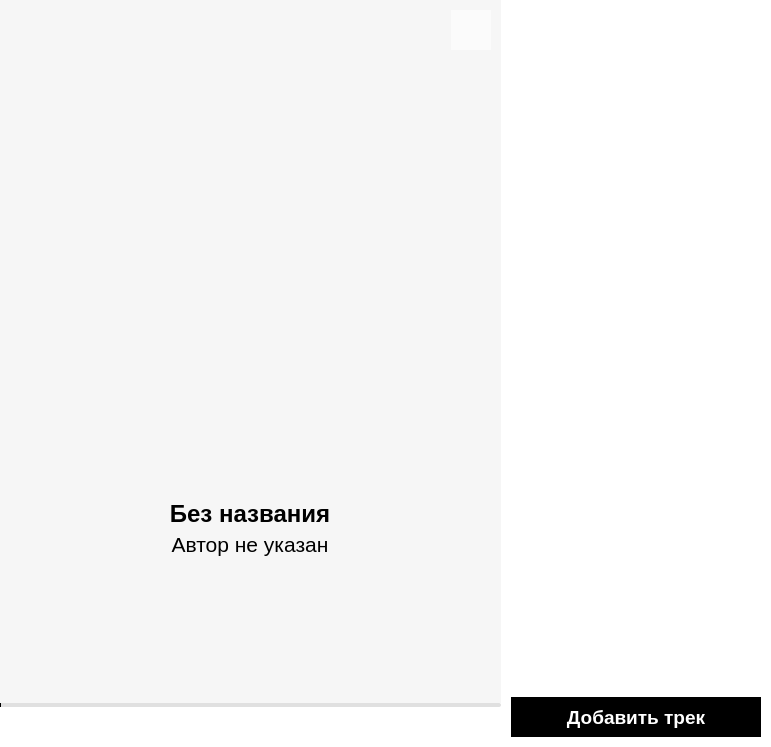
<?xml version="1.0" encoding="UTF-8"?>
<ui version="4.0">
 <class>MainWindow</class>
 <widget class="QMainWindow" name="MainWindow">
  <property name="geometry">
   <rect>
    <x>0</x>
    <y>0</y>
    <width>771</width>
    <height>747</height>
   </rect>
  </property>
  <property name="sizePolicy">
   <sizepolicy hsizetype="Expanding" vsizetype="Expanding">
    <horstretch>0</horstretch>
    <verstretch>0</verstretch>
   </sizepolicy>
  </property>
  <property name="windowTitle">
   <string>MainWindow</string>
  </property>
  <property name="styleSheet">
   <string notr="true"/>
  </property>
  <widget class="QWidget" name="centralwidget">
   <property name="sizePolicy">
    <sizepolicy hsizetype="Expanding" vsizetype="Expanding">
     <horstretch>0</horstretch>
     <verstretch>0</verstretch>
    </sizepolicy>
   </property>
   <layout class="QHBoxLayout" name="horizontalLayout" stretch="3,1">
    <property name="spacing">
     <number>0</number>
    </property>
    <property name="leftMargin">
     <number>0</number>
    </property>
    <property name="topMargin">
     <number>0</number>
    </property>
    <property name="rightMargin">
     <number>0</number>
    </property>
    <property name="bottomMargin">
     <number>0</number>
    </property>
    <item>
     <widget class="QWidget" name="mainSection" native="true">
      <property name="sizePolicy">
       <sizepolicy hsizetype="Expanding" vsizetype="Expanding">
        <horstretch>0</horstretch>
        <verstretch>0</verstretch>
       </sizepolicy>
      </property>
      <property name="minimumSize">
       <size>
        <width>0</width>
        <height>0</height>
       </size>
      </property>
      <property name="styleSheet">
       <string notr="true">QWidget[objectName=&quot;mainSection&quot;]{
border-image: url(:/icons/icons/defaultImg.png);
}</string>
      </property>
      <layout class="QVBoxLayout" name="verticalLayout">
       <property name="spacing">
        <number>0</number>
       </property>
       <property name="leftMargin">
        <number>0</number>
       </property>
       <property name="topMargin">
        <number>0</number>
       </property>
       <property name="rightMargin">
        <number>0</number>
       </property>
       <property name="bottomMargin">
        <number>0</number>
       </property>
       <item>
        <widget class="QWidget" name="whiteWrapper" native="true">
         <property name="sizePolicy">
          <sizepolicy hsizetype="Expanding" vsizetype="Expanding">
           <horstretch>0</horstretch>
           <verstretch>0</verstretch>
          </sizepolicy>
         </property>
         <property name="styleSheet">
          <string notr="true">background: rgba(255,255,255,110);</string>
         </property>
         <layout class="QVBoxLayout" name="verticalLayout_2" stretch="0,0,0">
          <property name="spacing">
           <number>20</number>
          </property>
          <property name="leftMargin">
           <number>0</number>
          </property>
          <property name="topMargin">
           <number>0</number>
          </property>
          <property name="rightMargin">
           <number>0</number>
          </property>
          <property name="bottomMargin">
           <number>0</number>
          </property>
          <item alignment="Qt::AlignmentFlag::AlignTop">
           <widget class="QWidget" name="headSeaction" native="true">
            <property name="sizePolicy">
             <sizepolicy hsizetype="Preferred" vsizetype="Fixed">
              <horstretch>0</horstretch>
              <verstretch>0</verstretch>
             </sizepolicy>
            </property>
            <property name="minimumSize">
             <size>
              <width>0</width>
              <height>60</height>
             </size>
            </property>
            <property name="maximumSize">
             <size>
              <width>16777215</width>
              <height>34</height>
             </size>
            </property>
            <property name="styleSheet">
             <string notr="true">background: transparent</string>
            </property>
            <layout class="QHBoxLayout" name="horizontalLayout_5">
             <property name="spacing">
              <number>0</number>
             </property>
             <property name="topMargin">
              <number>10</number>
             </property>
             <property name="rightMargin">
              <number>10</number>
             </property>
             <property name="bottomMargin">
              <number>10</number>
             </property>
             <item alignment="Qt::AlignmentFlag::AlignRight|Qt::AlignmentFlag::AlignVCenter">
              <widget class="QPushButton" name="show_hidden_button">
               <property name="sizePolicy">
                <sizepolicy hsizetype="Minimum" vsizetype="Expanding">
                 <horstretch>0</horstretch>
                 <verstretch>0</verstretch>
                </sizepolicy>
               </property>
               <property name="minimumSize">
                <size>
                 <width>40</width>
                 <height>40</height>
                </size>
               </property>
               <property name="maximumSize">
                <size>
                 <width>40</width>
                 <height>40</height>
                </size>
               </property>
               <property name="baseSize">
                <size>
                 <width>40</width>
                 <height>40</height>
                </size>
               </property>
               <property name="cursor">
                <cursorShape>PointingHandCursor</cursorShape>
               </property>
               <property name="focusPolicy">
                <enum>Qt::FocusPolicy::NoFocus</enum>
               </property>
               <property name="autoFillBackground">
                <bool>false</bool>
               </property>
               <property name="styleSheet">
                <string notr="true">background: rgba(255,255,255,150);
border: none;
transform: rotate(90deg)</string>
               </property>
               <property name="text">
                <string/>
               </property>
               <property name="icon">
                <iconset resource="../resources/res-rc.qrc">
                 <normaloff>:/icons/icons/showHide.svg</normaloff>:/icons/icons/showHide.svg</iconset>
               </property>
               <property name="iconSize">
                <size>
                 <width>20</width>
                 <height>20</height>
                </size>
               </property>
               <property name="flat">
                <bool>true</bool>
               </property>
              </widget>
             </item>
            </layout>
           </widget>
          </item>
          <item alignment="Qt::AlignmentFlag::AlignHCenter|Qt::AlignmentFlag::AlignVCenter">
           <widget class="QWidget" name="infoLayout" native="true">
            <property name="autoFillBackground">
             <bool>false</bool>
            </property>
            <property name="styleSheet">
             <string notr="true">background: transparent;
</string>
            </property>
            <layout class="QVBoxLayout" name="verticalLayout_7">
             <property name="spacing">
              <number>10</number>
             </property>
             <property name="leftMargin">
              <number>0</number>
             </property>
             <property name="topMargin">
              <number>0</number>
             </property>
             <property name="rightMargin">
              <number>0</number>
             </property>
             <property name="bottomMargin">
              <number>0</number>
             </property>
             <item>
              <widget class="QLabel" name="image">
               <property name="sizePolicy">
                <sizepolicy hsizetype="Preferred" vsizetype="Preferred">
                 <horstretch>30</horstretch>
                 <verstretch>3</verstretch>
                </sizepolicy>
               </property>
               <property name="minimumSize">
                <size>
                 <width>300</width>
                 <height>300</height>
                </size>
               </property>
               <property name="maximumSize">
                <size>
                 <width>300</width>
                 <height>300</height>
                </size>
               </property>
               <property name="layoutDirection">
                <enum>Qt::LayoutDirection::LeftToRight</enum>
               </property>
               <property name="autoFillBackground">
                <bool>false</bool>
               </property>
               <property name="styleSheet">
                <string notr="true">border-radius: 100</string>
               </property>
               <property name="frameShape">
                <enum>QFrame::Shape::NoFrame</enum>
               </property>
               <property name="frameShadow">
                <enum>QFrame::Shadow::Plain</enum>
               </property>
               <property name="text">
                <string/>
               </property>
               <property name="pixmap">
                <pixmap resource="../resources/res-rc.qrc">:/icons/icons/defaultImg.png</pixmap>
               </property>
               <property name="scaledContents">
                <bool>true</bool>
               </property>
               <property name="alignment">
                <set>Qt::AlignmentFlag::AlignCenter</set>
               </property>
               <property name="openExternalLinks">
                <bool>false</bool>
               </property>
              </widget>
             </item>
             <item>
              <widget class="QWidget" name="infoGroup" native="true">
               <property name="styleSheet">
                <string notr="true">background: none;
color: black</string>
               </property>
               <layout class="QVBoxLayout" name="verticalLayout_8">
                <property name="spacing">
                 <number>4</number>
                </property>
                <property name="leftMargin">
                 <number>0</number>
                </property>
                <property name="topMargin">
                 <number>0</number>
                </property>
                <property name="rightMargin">
                 <number>0</number>
                </property>
                <property name="bottomMargin">
                 <number>0</number>
                </property>
                <item>
                 <widget class="QLabel" name="title">
                  <property name="font">
                   <font>
                    <pointsize>18</pointsize>
                    <bold>true</bold>
                   </font>
                  </property>
                  <property name="styleSheet">
                   <string notr="true">background-color: transparent</string>
                  </property>
                  <property name="frameShadow">
                   <enum>QFrame::Shadow::Raised</enum>
                  </property>
                  <property name="lineWidth">
                   <number>1</number>
                  </property>
                  <property name="midLineWidth">
                   <number>1</number>
                  </property>
                  <property name="text">
                   <string>Без названия</string>
                  </property>
                  <property name="alignment">
                   <set>Qt::AlignmentFlag::AlignCenter</set>
                  </property>
                  <property name="wordWrap">
                   <bool>true</bool>
                  </property>
                 </widget>
                </item>
                <item>
                 <widget class="QLabel" name="artist">
                  <property name="font">
                   <font>
                    <pointsize>16</pointsize>
                   </font>
                  </property>
                  <property name="styleSheet">
                   <string notr="true">background-color: transparent</string>
                  </property>
                  <property name="text">
                   <string>Автор не указан</string>
                  </property>
                  <property name="alignment">
                   <set>Qt::AlignmentFlag::AlignCenter</set>
                  </property>
                  <property name="wordWrap">
                   <bool>true</bool>
                  </property>
                 </widget>
                </item>
               </layout>
              </widget>
             </item>
            </layout>
           </widget>
          </item>
          <item alignment="Qt::AlignmentFlag::AlignBottom">
           <widget class="QWidget" name="featureBlock" native="true">
            <property name="sizePolicy">
             <sizepolicy hsizetype="Expanding" vsizetype="Preferred">
              <horstretch>0</horstretch>
              <verstretch>0</verstretch>
             </sizepolicy>
            </property>
            <property name="autoFillBackground">
             <bool>false</bool>
            </property>
            <property name="styleSheet">
             <string notr="true">background-color: white</string>
            </property>
            <layout class="QVBoxLayout" name="verticalLayout_3">
             <property name="spacing">
              <number>0</number>
             </property>
             <property name="leftMargin">
              <number>0</number>
             </property>
             <property name="topMargin">
              <number>0</number>
             </property>
             <property name="rightMargin">
              <number>0</number>
             </property>
             <property name="bottomMargin">
              <number>0</number>
             </property>
             <item>
              <widget class="QSlider" name="timeline">
               <property name="minimumSize">
                <size>
                 <width>0</width>
                 <height>4</height>
                </size>
               </property>
               <property name="maximumSize">
                <size>
                 <width>16777215</width>
                 <height>4</height>
                </size>
               </property>
               <property name="cursor">
                <cursorShape>PointingHandCursor</cursorShape>
               </property>
               <property name="styleSheet">
                <string notr="true">QSlider::groove:horizontal {
    background: #e0e0e0;  /* Серый цвет для незаполненной части */
    height: 4px;
    border-radius: 2px;
}

QSlider::sub-page:horizontal {
    background: black;    /* Черный цвет для заполненной части */
    border-radius: 2px;
}

QSlider::handle:horizontal {
    width: 0px;          /* Скрываем ползунок */
    margin: -8px 0;
}</string>
               </property>
               <property name="maximum">
                <number>100</number>
               </property>
               <property name="tracking">
                <bool>true</bool>
               </property>
               <property name="orientation">
                <enum>Qt::Orientation::Horizontal</enum>
               </property>
               <property name="invertedAppearance">
                <bool>false</bool>
               </property>
               <property name="invertedControls">
                <bool>false</bool>
               </property>
              </widget>
             </item>
             <item alignment="Qt::AlignmentFlag::AlignHCenter|Qt::AlignmentFlag::AlignVCenter">
              <widget class="QWidget" name="featureLayout" native="true">
               <layout class="QHBoxLayout" name="horizontalLayout_2">
                <property name="spacing">
                 <number>20</number>
                </property>
                <property name="topMargin">
                 <number>0</number>
                </property>
                <property name="bottomMargin">
                 <number>0</number>
                </property>
                <item>
                 <widget class="QPushButton" name="randomButton">
                  <property name="cursor">
                   <cursorShape>PointingHandCursor</cursorShape>
                  </property>
                  <property name="focusPolicy">
                   <enum>Qt::FocusPolicy::NoFocus</enum>
                  </property>
                  <property name="styleSheet">
                   <string notr="true">QPushButton:pressed {
    border: none;            
}</string>
                  </property>
                  <property name="text">
                   <string/>
                  </property>
                  <property name="icon">
                   <iconset resource="../resources/res-rc.qrc">
                    <normaloff>:/icons/icons/random.svg</normaloff>:/icons/icons/random.svg</iconset>
                  </property>
                  <property name="iconSize">
                   <size>
                    <width>20</width>
                    <height>20</height>
                   </size>
                  </property>
                  <property name="flat">
                   <bool>true</bool>
                  </property>
                 </widget>
                </item>
                <item>
                 <widget class="QWidget" name="mainFeatureButtons" native="true">
                  <layout class="QHBoxLayout" name="horizontalLayout_4">
                   <item>
                    <widget class="QPushButton" name="prevButton">
                     <property name="cursor">
                      <cursorShape>PointingHandCursor</cursorShape>
                     </property>
                     <property name="focusPolicy">
                      <enum>Qt::FocusPolicy::NoFocus</enum>
                     </property>
                     <property name="styleSheet">
                      <string notr="true">QPushButton:pressed {
    border: none;            
}</string>
                     </property>
                     <property name="text">
                      <string/>
                     </property>
                     <property name="icon">
                      <iconset resource="../resources/res-rc.qrc">
                       <normaloff>:/icons/icons/prev.svg</normaloff>:/icons/icons/prev.svg</iconset>
                     </property>
                     <property name="iconSize">
                      <size>
                       <width>20</width>
                       <height>20</height>
                      </size>
                     </property>
                     <property name="flat">
                      <bool>true</bool>
                     </property>
                    </widget>
                   </item>
                   <item>
                    <widget class="QPushButton" name="play_pause_btn">
                     <property name="enabled">
                      <bool>true</bool>
                     </property>
                     <property name="sizePolicy">
                      <sizepolicy hsizetype="Minimum" vsizetype="Minimum">
                       <horstretch>0</horstretch>
                       <verstretch>0</verstretch>
                      </sizepolicy>
                     </property>
                     <property name="cursor">
                      <cursorShape>PointingHandCursor</cursorShape>
                     </property>
                     <property name="mouseTracking">
                      <bool>false</bool>
                     </property>
                     <property name="tabletTracking">
                      <bool>false</bool>
                     </property>
                     <property name="focusPolicy">
                      <enum>Qt::FocusPolicy::NoFocus</enum>
                     </property>
                     <property name="autoFillBackground">
                      <bool>false</bool>
                     </property>
                     <property name="styleSheet">
                      <string notr="true">QPushButton:pressed {
    border: none;            
}</string>
                     </property>
                     <property name="text">
                      <string/>
                     </property>
                     <property name="icon">
                      <iconset resource="../resources/res-rc.qrc">
                       <normaloff>:/icons/icons/play.svg</normaloff>:/icons/icons/play.svg</iconset>
                     </property>
                     <property name="iconSize">
                      <size>
                       <width>20</width>
                       <height>20</height>
                      </size>
                     </property>
                     <property name="autoDefault">
                      <bool>false</bool>
                     </property>
                     <property name="default">
                      <bool>false</bool>
                     </property>
                     <property name="flat">
                      <bool>true</bool>
                     </property>
                    </widget>
                   </item>
                   <item>
                    <widget class="QPushButton" name="nextButton">
                     <property name="cursor">
                      <cursorShape>PointingHandCursor</cursorShape>
                     </property>
                     <property name="focusPolicy">
                      <enum>Qt::FocusPolicy::NoFocus</enum>
                     </property>
                     <property name="styleSheet">
                      <string notr="true">QPushButton:pressed {
    border: none;            
}</string>
                     </property>
                     <property name="text">
                      <string/>
                     </property>
                     <property name="icon">
                      <iconset resource="../resources/res-rc.qrc">
                       <normaloff>:/icons/icons/next.svg</normaloff>:/icons/icons/next.svg</iconset>
                     </property>
                     <property name="iconSize">
                      <size>
                       <width>20</width>
                       <height>20</height>
                      </size>
                     </property>
                     <property name="flat">
                      <bool>true</bool>
                     </property>
                    </widget>
                   </item>
                  </layout>
                 </widget>
                </item>
                <item>
                 <widget class="QPushButton" name="cycleButton">
                  <property name="cursor">
                   <cursorShape>PointingHandCursor</cursorShape>
                  </property>
                  <property name="tabletTracking">
                   <bool>false</bool>
                  </property>
                  <property name="focusPolicy">
                   <enum>Qt::FocusPolicy::NoFocus</enum>
                  </property>
                  <property name="styleSheet">
                   <string notr="true">QPushButton:pressed {
    border: none;            
}</string>
                  </property>
                  <property name="text">
                   <string/>
                  </property>
                  <property name="icon">
                   <iconset resource="../resources/res-rc.qrc">
                    <normaloff>:/icons/icons/cycle.svg</normaloff>:/icons/icons/cycle.svg</iconset>
                  </property>
                  <property name="iconSize">
                   <size>
                    <width>20</width>
                    <height>20</height>
                   </size>
                  </property>
                  <property name="flat">
                   <bool>true</bool>
                  </property>
                 </widget>
                </item>
               </layout>
              </widget>
             </item>
            </layout>
           </widget>
          </item>
         </layout>
        </widget>
       </item>
      </layout>
     </widget>
    </item>
    <item>
     <widget class="QWidget" name="playList" native="true">
      <property name="styleSheet">
       <string notr="true">background: white</string>
      </property>
      <layout class="QVBoxLayout" name="verticalLayout_4">
       <property name="spacing">
        <number>5</number>
       </property>
       <property name="leftMargin">
        <number>0</number>
       </property>
       <property name="topMargin">
        <number>0</number>
       </property>
       <property name="rightMargin">
        <number>0</number>
       </property>
       <property name="bottomMargin">
        <number>10</number>
       </property>
       <item>
        <widget class="QScrollArea" name="scrollArea">
         <property name="styleSheet">
          <string notr="true">border: none</string>
         </property>
         <property name="lineWidth">
          <number>0</number>
         </property>
         <property name="widgetResizable">
          <bool>true</bool>
         </property>
         <widget class="QWidget" name="scrollAreaWidgetContents">
          <property name="enabled">
           <bool>true</bool>
          </property>
          <property name="geometry">
           <rect>
            <x>0</x>
            <y>0</y>
            <width>270</width>
            <height>692</height>
           </rect>
          </property>
          <property name="styleSheet">
           <string notr="true">border: none</string>
          </property>
          <layout class="QVBoxLayout" name="verticalLayout_5">
           <property name="leftMargin">
            <number>0</number>
           </property>
           <property name="topMargin">
            <number>0</number>
           </property>
           <property name="rightMargin">
            <number>0</number>
           </property>
           <property name="bottomMargin">
            <number>0</number>
           </property>
           <item>
            <layout class="QVBoxLayout" name="cardList">
             <property name="spacing">
              <number>0</number>
             </property>
            </layout>
           </item>
          </layout>
         </widget>
        </widget>
       </item>
       <item alignment="Qt::AlignmentFlag::AlignHCenter|Qt::AlignmentFlag::AlignVCenter">
        <widget class="QWidget" name="buttonLayout" native="true">
         <layout class="QVBoxLayout" name="verticalLayout_6">
          <property name="leftMargin">
           <number>10</number>
          </property>
          <property name="topMargin">
           <number>0</number>
          </property>
          <property name="rightMargin">
           <number>10</number>
          </property>
          <property name="bottomMargin">
           <number>0</number>
          </property>
          <item alignment="Qt::AlignmentFlag::AlignHCenter|Qt::AlignmentFlag::AlignVCenter">
           <widget class="QPushButton" name="addTrackButton">
            <property name="minimumSize">
             <size>
              <width>250</width>
              <height>40</height>
             </size>
            </property>
            <property name="maximumSize">
             <size>
              <width>250</width>
              <height>16777215</height>
             </size>
            </property>
            <property name="font">
             <font>
              <pointsize>14</pointsize>
              <bold>true</bold>
             </font>
            </property>
            <property name="cursor">
             <cursorShape>PointingHandCursor</cursorShape>
            </property>
            <property name="focusPolicy">
             <enum>Qt::FocusPolicy::NoFocus</enum>
            </property>
            <property name="styleSheet">
             <string notr="true">background-color: black;
    color: white;
    border: none;</string>
            </property>
            <property name="text">
             <string>Добавить трек</string>
            </property>
            <property name="flat">
             <bool>true</bool>
            </property>
           </widget>
          </item>
         </layout>
        </widget>
       </item>
      </layout>
     </widget>
    </item>
   </layout>
  </widget>
 </widget>
 <resources>
  <include location="../resources/res-rc.qrc"/>
 </resources>
 <connections/>
</ui>
